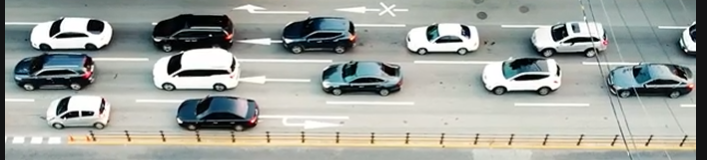
#> input picture opencv_study/images/cars.png, 707 x 160 px, found by its file name
$ python opencv_contour2.py
#> lines starting #> are read from the running program, lines starting #| are printed output that depends on the picture; after the words box and inside, x2 and y2 are one past the last pixel; in counts of white or black regions, pixels touching at a corner belong together
import cv2

img = cv2.imread('opencv_study/images/cars.png')
#> img is the input picture: shape (160, 707, 3); mean B, G, R 157.5, 163, 158.7


gray = cv2.cvtColor(img, cv2.COLOR_BGR2GRAY)
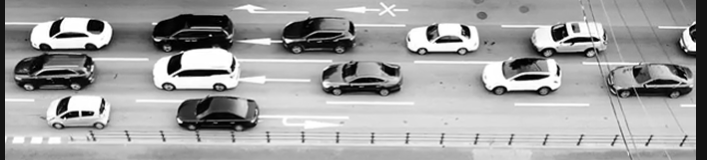
#> gray: shape (160, 707); min 0, max 255, mean 161.1

blur = cv2.GaussianBlur(gray, (9,9), 0)
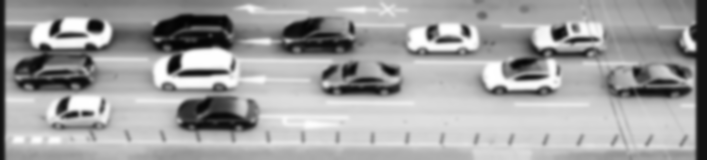
#> blur: shape (160, 707); min 2, max 255, mean 161.1

_, thresh = cv2.threshold(
    blur,100,255, cv2.THRESH_BINARY_INV
)
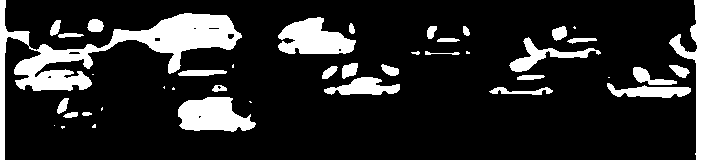
#> thresh: shape (160, 707); 16.1% white; 42 white regions (12 under 20 px)


contours, _ = cv2.findContours(
    thresh, cv2.RETR_TREE, cv2.CHAIN_APPROX_SIMPLE
)
#> contours = 51 contours, 18 with area under 20; largest, box (x1, y1, x2, y2) and area: (0, 0, 242, 160) 6420, (669, 0, 707, 160) 1938, (178, 97, 256, 132) 1830, (278, 17, 356, 54) 1791, (509, 37, 601, 72) 744

contourts, hier = cv2.findContours(
    thresh,
    cv2.RETR_LIST,
    cv2.CHAIN_APPROX_SIMPLE
)
#> contourts has the same summary as contours

result = img.copy()
count = 0


for contour in contours:
    area = cv2.contourArea(contour)
    if area >200:
        count += 1
#> this loop made 51 passes
#> area on passes 4, 5, 8, 9, 11, 14, 16, 18, 19, 21, 22, 23: 22, 49.5, 95, 1829.5, 186, 60, 641, 715.5, 87, 193, 293, 101.5
#> after the loop, count = 8

print("찾은 자동차수 : ", len(contours))
#| 찾은 자동차수 :  51
cv2.imshow('img1', img)
cv2.imshow('img', thresh)
cv2.waitKey(0)
cv2.destroyAllWindows()

$ run again, with opencv_study/images/coin.png copied over opencv_study/images/cars.png
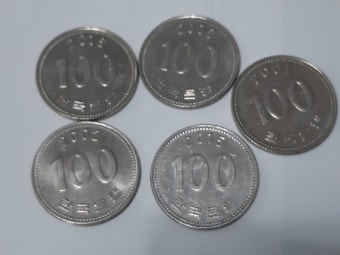
#> input picture opencv_study/images/coin.png, 340 x 255 px, found by its file name
#> img is the input picture: shape (255, 340, 3); mean B, G, R 138.8, 135.2, 131.8
#> `blur = cv2.GaussianBlur(gray, (9,9), 0)`:
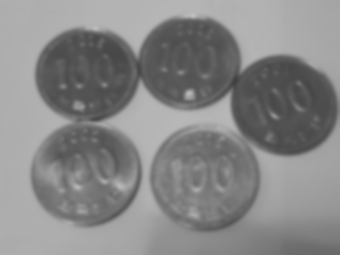
#> blur: shape (255, 340); min 63, max 194, mean 134.6
#> `_, thresh = cv2.threshold( blur,100,255, cv2.THRESH_BINARY_INV )`:
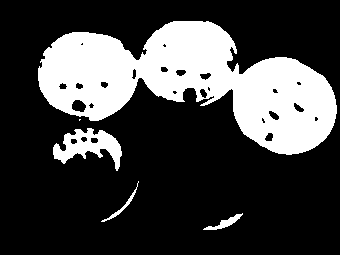
#> thresh: shape (255, 340); 25.7% white; 5 white regions (1 under 20 px)
#> contours = 29 contours, 8 with area under 20; largest, box (x1, y1, x2, y2) and area: (38, 21, 337, 155) 20728, (53, 128, 122, 171) 1336, (203, 213, 243, 230) 162, (71, 99, 87, 113) 146, (101, 181, 139, 222) 98
#> contourts has the same summary as contours
#> the loop `for contour in contours:` made 29 passes
#> (area, count) on passes 3, 8: (1336.5, 1), (20728, 2)
#> after the loop `for contour in contours:`: count = 2
#| 찾은 자동차수 :  29

$ run again, with opencv_study/images/door.png copied over opencv_study/images/cars.png
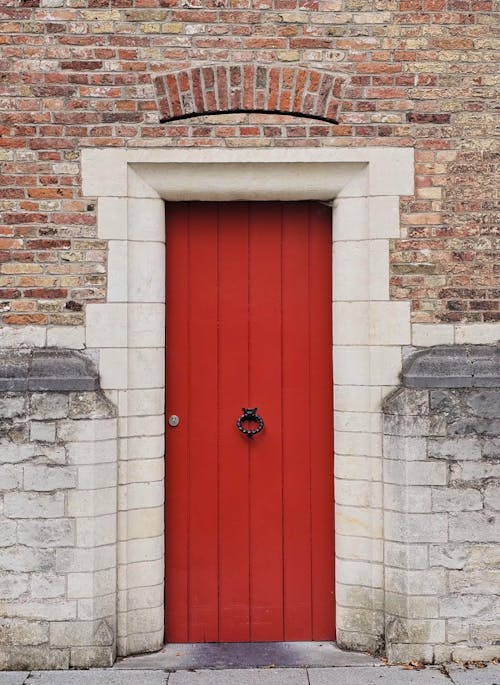
#> input picture opencv_study/images/door.png, 500 x 685 px, found by its file name
#> img is the input picture: shape (685, 500, 3); mean B, G, R 125.6, 133.2, 171.6
#> `blur = cv2.GaussianBlur(gray, (9,9), 0)`:
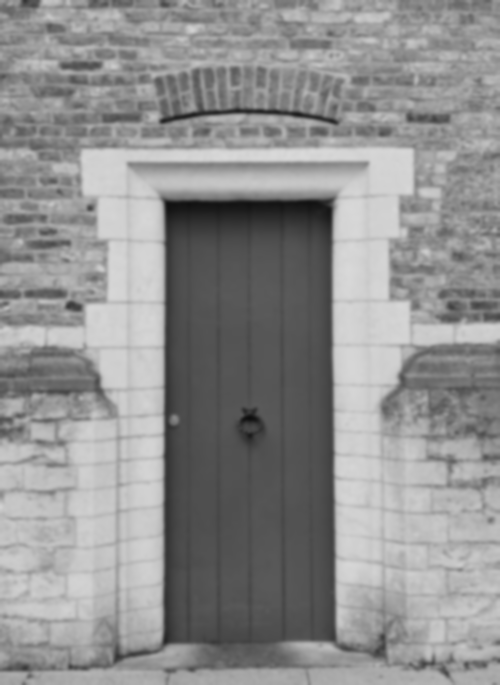
#> blur: shape (685, 500); min 13, max 217, mean 143.9
#> `_, thresh = cv2.threshold( blur,100,255, cv2.THRESH_BINARY_INV )`:
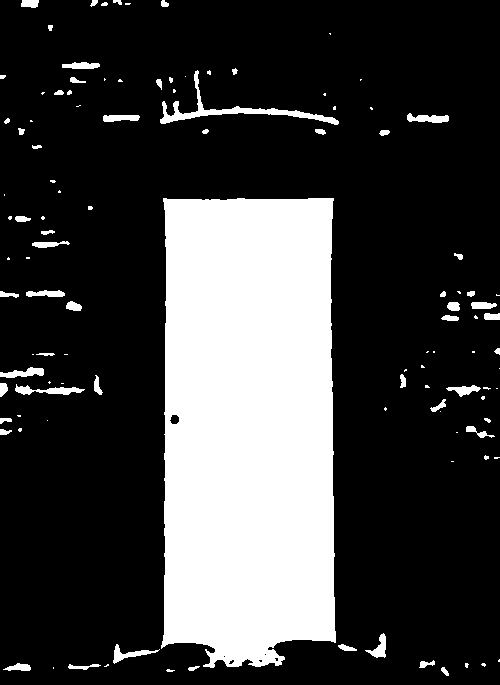
#> thresh: shape (685, 500); 24.2% white; 112 white regions (56 under 20 px)
#> contours = 118 contours, 72 with area under 20; largest, box (x1, y1, x2, y2) and area: (161, 198, 336, 668) 75399, (160, 70, 339, 125) 1062, (15, 384, 85, 395) 286, (0, 367, 44, 378) 227, (407, 113, 449, 123) 224
#> contourts has the same summary as contours
#> the loop `for contour in contours:` made 118 passes
#> area on passes 2, 4, 6, 9, 10, 12, 13, 14: 30, 23.5, 65, 112.5, 51.5, 59, 216, 189.5
#> after the loop `for contour in contours:`: count = 6
#| 찾은 자동차수 :  118
